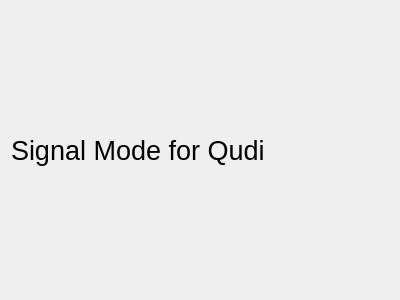
<?xml version="1.0" encoding="UTF-8"?>
<ui version="4.0">
 <class>Form</class>
 <widget class="QWidget" name="Form">
  <property name="geometry">
   <rect>
    <x>0</x>
    <y>0</y>
    <width>400</width>
    <height>300</height>
   </rect>
  </property>
  <property name="windowTitle">
   <string>Form</string>
  </property>
  <layout class="QVBoxLayout" name="verticalLayout">
   <item>
    <widget class="QLabel" name="label">
     <property name="font">
      <font>
       <pointsize>20</pointsize>
      </font>
     </property>
     <property name="text">
      <string>Signal Mode for Qudi</string>
     </property>
     <property name="textFormat">
      <enum>Qt::PlainText</enum>
     </property>
    </widget>
   </item>
  </layout>
 </widget>
 <resources/>
 <connections/>
</ui>
